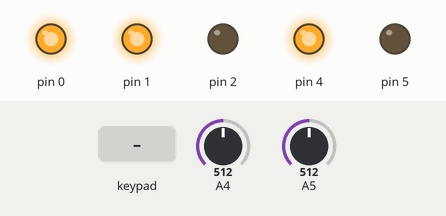
Recording of a sketch running on a simulated Arduino Uno, built with avr-gcc and run on an emulated ATmega328P. On the bench: output pins drawn as LEDs (lit = HIGH). The test bench sets the inputs (shaded band); at power-on: A4 = 512, A5 = 512. Pins used as bus, display or sensor lines are not drawn.

Above: at 1.2 s.
1.3 s: A4 set to 705
2.8 s: A4 set to 732
At 4.0 s:
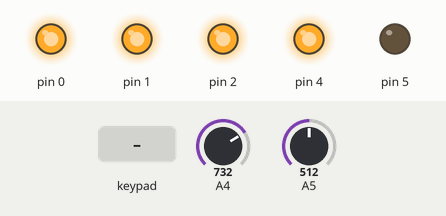
4.3 s: A4 set to 716
At 5.2 s:
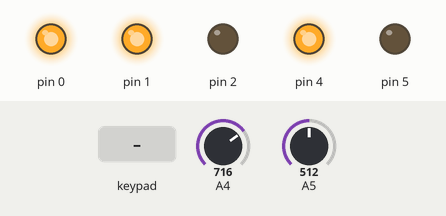
5.8 s: key '0' pressed
At 6.7 s:
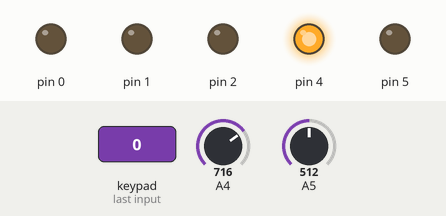
7.8 s: keypad keys 1 2 1 1 pressed 0.4 s apart
At 8.8 s:
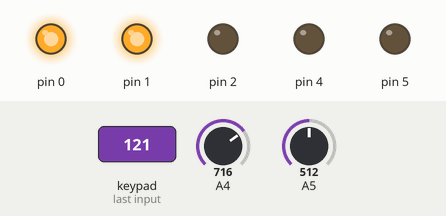
10.9 s: A5 set to 0
At 12.7 s:
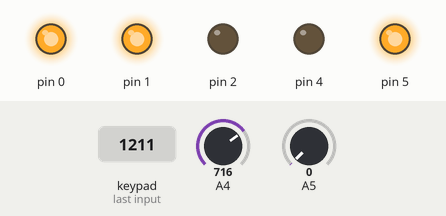
Timing chart, 0 to 14.2 s (numbered marks = the images above; inputs shaded):
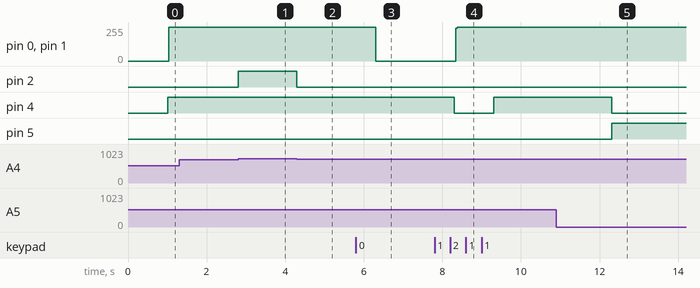

Measured:
- the behaviour switches between 716 and 717 on A4 (found by bisection; images 0 and 1)
- after the input at 1.3 s, every drawn part: stays the same
- after the input at 2.8 s, pin 2: LOW → HIGH at once
- after the input at 4.3 s, pin 2: HIGH → LOW at once
- after the input at 5.8 s, pin 0, pin 1: 255/255 → 0/255 after 0.50 s
- after the input at 7.8 s, pin 0, pin 1: 0/255 → 255/255 after 0.54 s; pin 4: HIGH → LOW after 0.50 s, → HIGH 1.0 s later
- after the input at 10.9 s, pin 4: HIGH → LOW after 1.4 s; pin 5: LOW → HIGH after 1.4 s

The sketch:

Task3.ino
```cpp
//The motor is very fast so you can add delay( ) below to see it for debugging purposes
//Search the page for "UNCOMMENT" and you will find the delay functions
//They are in lines 209 and 225 Ty :)

#include <Keypad.h>

const byte ROWS = 4; //four rows
const byte COLS = 2; //two columns
char keys[ROWS][COLS] = {
  {'1','2'},
  {'3','4'},
  {'5','6'},
  {'7','0'}
};
byte rowPins[ROWS] = {7,8,9,10}; //connect to the row pinouts of the keypad
byte colPins[COLS] = {12, 11}; //connect to the column pinouts of the keypad
Keypad keypad = Keypad( makeKeymap(keys), rowPins, colPins, ROWS, COLS );

int pressed_floors[] = {-1,-1,-1,-1,-1,-1,-1,-1};
int pressed_count;
int floor_count = 0;
int efloor=0;
int count=0;
bool done = 0;
bool stop = 0;
int switchfloor = -1;
unsigned long previousMillis=0; //for 200ms
unsigned long previousMillisElevator=-1000; //for 1000ms = 1 second waiting
bool pressed = 0;
bool direction = 1;

void setup()
{
//Serial.begin(9600);  ////////////////////REMOVE

for (int i = 4; i < 6; i++)
	pinMode(i,OUTPUT);

pinMode(A5,INPUT);
pinMode(0,OUTPUT);
pinMode(1,OUTPUT);
pinMode(3,OUTPUT);
pinMode(13,OUTPUT);

pinMode(2,OUTPUT);

attachInterrupt(digitalPinToInterrupt(2), WeightToggle, CHANGE);

}


void loop()
{

	//Serial.println(analogRead(A4)); //717 for motor to stop
	if (analogRead(A4) >= 717)
		digitalWrite(2,HIGH);
	else
		digitalWrite(2,LOW);

	char key;

	if (!stop)
	{

		if (!key)//(!done)
		{
		key = keypad.getKey();
		pressed_floors[key-48] = 1;
		}


		if (direction == 1)
		{
			//for (int i = 0; i<8; i++)
			for (int i = 0; i<8; i++)
			{
				if(pressed_floors[i] == 1)
				{
				pressed_count = i;
				break;
				}
			}
		}
		else if (direction == 0)
		{
			//for (int i = 7; i>=0; i--)
			for (int i = 7; i>=0; i--)
			{
				if(pressed_floors[i] == 1)
				{
				pressed_count = i;
				break;
				}
			}
		}


		if (pressed_floors[pressed_count])
		{
			unsigned long currentMillisElevator = millis();
			if (currentMillisElevator - previousMillisElevator >= 1000) {
				if (pressed_count > efloor)
				{
					IncreaseFloor();
					direction = 1;
				}
				else if (pressed_count < efloor)
				{
					DecreaseFloor();
					direction = 0;
				}
				else if (pressed_count == efloor)
				{
					done=0;
					pressed_floors[pressed_count] = -1;

					previousMillisElevator=millis();
				}
			}
		}
	}


	if (analogRead(A5) != 0 && pressed == 0)
	{
		pressed = 1;
		previousMillis=millis();
	}
	else if (analogRead(A5) == 0)
	{
		pressed=0;
	}
	if (pressed == 1)
	{

		unsigned long currentMillis = millis();

		if ((unsigned long)(currentMillis-previousMillis >= 200))
		{
			previousMillis = currentMillis;

			switch (analogRead(A5))
			{
			case 1021: switchfloor=0;break;
			case 929: switchfloor=1;break;
			case 851: switchfloor=2;break;
			case 786: switchfloor=3;break;
			case 730: switchfloor=4;break;
			case 681: switchfloor=5;break;
			case 638: switchfloor=6;break;
			case 601: switchfloor=7;break;
			//default:switchfloor=anynumber; break;
			}
			pressed_floors[switchfloor]=1;
		}

	}


	Print7Segment(efloor);

}


void MoveForward(int motor1,int motor2,int motor3,int motor4) //Movement
{
        digitalWrite(motor1, HIGH);
        digitalWrite(motor2, LOW);
        digitalWrite(motor3, LOW);
        digitalWrite(motor4, HIGH);
//millis(speed);
        digitalWrite(motor1, HIGH);
        digitalWrite(motor2, HIGH);
        digitalWrite(motor3, LOW);
        digitalWrite(motor4, LOW);
//millis(speed);
        digitalWrite(motor1, LOW);
        digitalWrite(motor2, HIGH);
        digitalWrite(motor3, HIGH);
        digitalWrite(motor4, LOW);
//millis(speed);
        digitalWrite(motor1, LOW);
        digitalWrite(motor2, LOW);
        digitalWrite(motor3, HIGH);
        digitalWrite(motor4, HIGH);
//millis(speed);
}

void Print7Segment(int efloor)
{
digitalWrite(4,efloor%2);
digitalWrite(5,(efloor/2)%2);
digitalWrite(6,(efloor/4)%2);
}

void WeightToggle()
{
stop = !stop;
}

void IncreaseFloor()
{
	done=1;
	if (count!= 32 )
	{
		MoveForward(13,3,1,0);
		count=count+4;
		//delay(50); ////////////////////UNCOMMENT TO DEBUG
	}
	else if (count == 32 )
	{
		count = 0;
		efloor=efloor+1;
	}
}

void DecreaseFloor()
{
	done=1;
	if (count!= 32 )
	{
		MoveForward(0,1,3,13);
		count=count+4;
		//delay(50); ////////////////////UNCOMMENT TO DEBUG
	}
		else if (count == 32 )
	{
		count = 0;
		efloor=efloor-1;
	}
}
```
